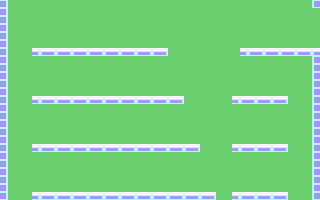

A 2D game scene composited from a Tiled map and its tileset images. What follows is a short description and the map's XML, with every tile layer's data as written:
An orthogonal 40x25 tile map with 8x8 px tiles, 1 tile layer (platform) and 12 objects (3x terminal, 3x robot, 2x lift, printer, dataunit, ...).

<map version="1.2" tiledversion="1.2.0" orientation="orthogonal" renderorder="right-down" width="40" height="25" tilewidth="8" tileheight="8" infinite="0" nextlayerid="3" nextobjectid="13">
 <tileset firstgid="1" source="../im.tsx" />
 <layer id="1" name="platform" width="40" height="25">
  <data encoding="csv">
1,2,2,2,2,2,2,2,2,2,2,2,2,2,2,2,2,2,2,2,2,2,2,2,2,2,2,2,2,2,2,2,2,2,2,2,2,2,2,5,
1,2,2,2,2,2,2,2,2,2,2,2,2,2,2,2,2,2,2,2,2,2,2,2,2,2,2,2,2,2,2,2,2,2,2,2,2,2,2,2,
1,2,2,2,2,2,2,2,2,2,2,2,2,2,2,2,2,2,2,2,2,2,2,2,2,2,2,2,2,2,2,2,2,2,2,2,2,2,2,2,
1,2,2,2,2,2,2,2,2,2,2,2,2,2,2,2,2,2,2,2,2,2,2,2,2,2,2,2,2,2,2,2,2,2,2,2,2,2,2,2,
1,2,2,2,2,2,2,2,2,2,2,2,2,2,2,2,2,2,2,2,2,2,2,2,2,2,2,2,2,2,2,2,2,2,2,2,2,2,2,2,
1,2,2,2,2,2,2,2,2,2,2,2,2,2,2,2,2,2,2,2,2,2,2,2,2,2,2,2,2,2,2,2,2,2,2,2,2,2,2,2,
1,2,2,2,4,3,4,3,4,3,4,3,4,3,4,3,4,3,4,3,4,2,2,2,2,2,2,2,2,2,4,3,4,3,4,3,4,3,4,3,
1,2,2,2,2,2,2,2,2,2,2,2,2,2,2,2,2,2,2,2,2,2,2,2,2,2,2,2,2,2,2,2,2,2,2,2,2,2,2,5,
1,2,2,2,2,2,2,2,2,2,2,2,2,2,2,2,2,2,2,2,2,2,2,2,2,2,2,2,2,2,2,2,2,2,2,2,2,2,2,5,
1,2,2,2,2,2,2,2,2,2,2,2,2,2,2,2,2,2,2,2,2,2,2,2,2,2,2,2,2,2,2,2,2,2,2,2,2,2,2,5,
1,2,2,2,2,2,2,2,2,2,2,2,2,2,2,2,2,2,2,2,2,2,2,2,2,2,2,2,2,2,2,2,2,2,2,2,2,2,2,5,
1,2,2,2,2,2,2,2,2,2,2,2,2,2,2,2,2,2,2,2,2,2,2,2,2,2,2,2,2,2,2,2,2,2,2,2,2,2,2,5,
1,2,2,2,4,3,4,3,4,3,4,3,4,3,4,3,4,3,4,3,4,3,4,2,2,2,2,2,2,4,3,4,3,4,3,4,2,2,2,5,
1,2,2,2,2,2,2,2,2,2,2,2,2,2,2,2,2,2,2,2,2,2,2,2,2,2,2,2,2,2,2,2,2,2,2,2,2,2,2,5,
1,2,2,2,2,2,2,2,2,2,2,2,2,2,2,2,2,2,2,2,2,2,2,2,2,2,2,2,2,2,2,2,2,2,2,2,2,2,2,5,
1,2,2,2,2,2,2,2,2,2,2,2,2,2,2,2,2,2,2,2,2,2,2,2,2,2,2,2,2,2,2,2,2,2,2,2,2,2,2,5,
1,2,2,2,2,2,2,2,2,2,2,2,2,2,2,2,2,2,2,2,2,2,2,2,2,2,2,2,2,2,2,2,2,2,2,2,2,2,2,5,
1,2,2,2,2,2,2,2,2,2,2,2,2,2,2,2,2,2,2,2,2,2,2,2,2,2,2,2,2,2,2,2,2,2,2,2,2,2,2,5,
1,2,2,2,4,3,4,3,4,3,4,3,4,3,4,3,4,3,4,3,4,3,4,3,4,2,2,2,2,4,3,4,3,4,3,4,2,2,2,5,
1,2,2,2,2,2,2,2,2,2,2,2,2,2,2,2,2,2,2,2,2,2,2,2,2,2,2,2,2,2,2,2,2,2,2,2,2,2,2,5,
1,2,2,2,2,2,2,2,2,2,2,2,2,2,2,2,2,2,2,2,2,2,2,2,2,2,2,2,2,2,2,2,2,2,2,2,2,2,2,5,
1,2,2,2,2,2,2,2,2,2,2,2,2,2,2,2,2,2,2,2,2,2,2,2,2,2,2,2,2,2,2,2,2,2,2,2,2,2,2,5,
1,2,2,2,2,2,2,2,2,2,2,2,2,2,2,2,2,2,2,2,2,2,2,2,2,2,2,2,2,2,2,2,2,2,2,2,2,2,2,5,
1,2,2,2,2,2,2,2,2,2,2,2,2,2,2,2,2,2,2,2,2,2,2,2,2,2,2,2,2,2,2,2,2,2,2,2,2,2,2,5,
1,2,2,2,4,3,4,3,4,3,4,3,4,3,4,3,4,3,4,3,4,3,4,3,4,3,4,2,2,4,3,4,3,4,3,4,2,2,2,5
</data>
 </layer>
 <objectgroup id="2" name="objects">
  <object id="1" name="terminal" x="280" y="48">
   <point />
  </object>
  <object id="2" name="printer" x="264" y="96">
   <point />
  </object>
  <object id="3" name="dataunit" x="64" y="96">
   <point />
  </object>
  <object id="4" name="mainframe" x="80" y="144">
   <point />
  </object>
  <object id="5" name="terminal" x="160" y="192">
   <point />
  </object>
  <object id="6" name="terminal" x="248" y="192">
   <point />
  </object>
  <object id="7" name="desk" x="96" y="192">
   <point />
  </object>
  <object id="8" name="lift" x="16" y="200">
   <point />
  </object>
  <object id="9" name="lift" x="296" y="200">
   <point />
  </object>
  <object id="10" name="robot" x="128" y="96">
   <point />
  </object>
  <object id="11" name="robot" x="64" y="192">
   <point />
  </object>
  <object id="12" name="robot" x="264" y="144">
   <point />
  </object>
 </objectgroup>
</map>
